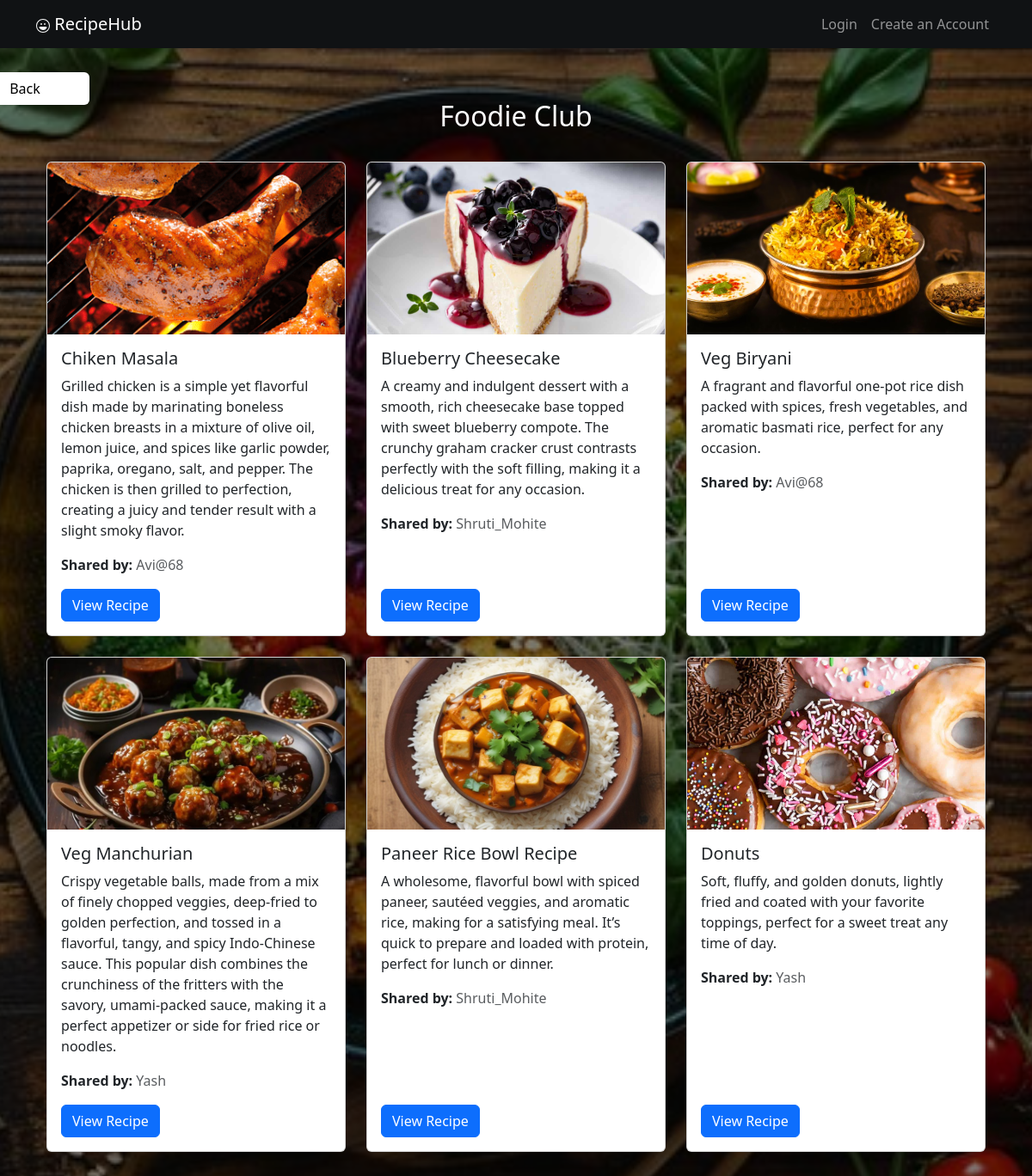
The app's page /foodie_club/ with its own data.
### Recipe_app/models.py (models this page shows, shortened)
class Recipe(models.Model):
    title = models.CharField(max_length=255)
    description = models.TextField()
    ingredients = models.TextField()
    instructions = models.TextField()
    recipe_image = models.ImageField(upload_to='recipe_images/', null=True, blank=True)
    user = models.ForeignKey(User, on_delete=models.CASCADE)
    favorite = models.BooleanField(default=False)  # For marking favorite recipes
    shared = models.BooleanField(default=False)

### Recipe_app/views.py (the view)
# urls.py: path('foodie_club/', foodie_club, name='foodie_club'),
def foodie_club(request):
    foodie_club_recipes = Recipe.objects.filter(shared=True)
    return render(request, 'foodie_club.html', {
        'foodie_club_recipes': foodie_club_recipes
    })

### templates/foodie_club.html (shortened to what this page needs)
{% extends "base.html" %}
{% load static %}
{% block content %}
<div class="container mt-5">
    <div class="mb-4" style="position: relative; left: -100px; top: -20px;">
        <a href="{% url 'main' %}" class="btn" style="background-color: white; width: 150px; color: black;">Back</a>
    </div>
    <h2 class="text-center mb-4" style="position: relative;  top: -50px;">Foodie Club</h2>
    <div class="row" style="position: relative; top: -40px;">
        {% if foodie_club_recipes %}
            {% for recipe in foodie_club_recipes %}
            <div class="col-md-4 mb-4">
                <div class="card" style="height: 100%; display: flex; flex-direction: column;">
                    {% if recipe.recipe_image %}
                        <img src="{{ recipe.recipe_image.url }}" class="card-img-top" alt="Recipe Image" style="max-height: 200px; object-fit: cover;">
                    {% else %}
                        <img src="{% static 'images/placeholder.jpg' %}" class="card-img-top" alt="No Image Available" style="max-height: 200px; object-fit: cover;">
                    {% endif %}
                    <div class="card-body" style="flex-grow: 1; display: flex; flex-direction: column; justify-content: space-between;">
                        <div>
                            <h5 class="card-title">{{ recipe.title }}</h5>
                            <p class="card-text">{{ recipe.description }}</p>
                            <p><strong>Shared by:</strong> <span class="text-muted">{{ recipe.user.username }}</span></p>
                        </div>
                        <div class="recipe-actions">
                            <a href="{% url 'recipe_detail' recipe.id %}?from=foodie_club"" class="btn btn-primary">View Recipe</a>
                        </div>
                    </div>
                </div>
            </div>
            {% endfor %}
        {% else %}
            <p>No recipes shared yet!</p>
        {% endif %}
    </div>
</div>
{% endblock %}

### records on screen
Recipe: recipe_image (picture), title "Chiken Masala", description "Grilled chicken is a simple yet flavorful dish made by marinating boneless chicken breasts in a mixture of olive oil, lemon juice, and spices like garlic powder, paprika, oregano, salt, and pepper. The chicken is then grilled to perfection, creating a juicy and tender result with a slight smoky flavor.", user.username "Avi@68"
Recipe: recipe_image (picture), title "Blueberry Cheesecake", description "A creamy and indulgent dessert with a smooth, rich cheesecake base topped with sweet blueberry compote. The crunchy graham cracker crust contrasts perfectly with the soft filling, making it a delicious treat for any occasion.", user.username "Shruti_Mohite"
Recipe: recipe_image (picture), title "Veg Biryani", description "A fragrant and flavorful one-pot rice dish packed with spices, fresh vegetables, and aromatic basmati rice, perfect for any occasion.", user.username "Avi@68"
Recipe: recipe_image (picture), title "Veg Manchurian", description "Crispy vegetable balls, made from a mix of finely chopped veggies, deep-fried to golden perfection, and tossed in a flavorful, tangy, and spicy Indo-Chinese sauce. This popular dish combines the crunchiness of the fritters with the savory, umami-packed sauce, making it a perfect appetizer or side for fried rice or noodles.", user.username "Yash"
Recipe: recipe_image (picture), title "Paneer Rice Bowl Recipe", description "A wholesome, flavorful bowl with spiced paneer, sautéed veggies, and aromatic rice, making for a satisfying meal. It’s quick to prepare and loaded with protein, perfect for lunch or dinner.", user.username "Shruti_Mohite"
Recipe: recipe_image (picture), title "Donuts", description "Soft, fluffy, and golden donuts, lightly fried and coated with your favorite toppings, perfect for a sweet treat any time of day.", user.username "Yash"
